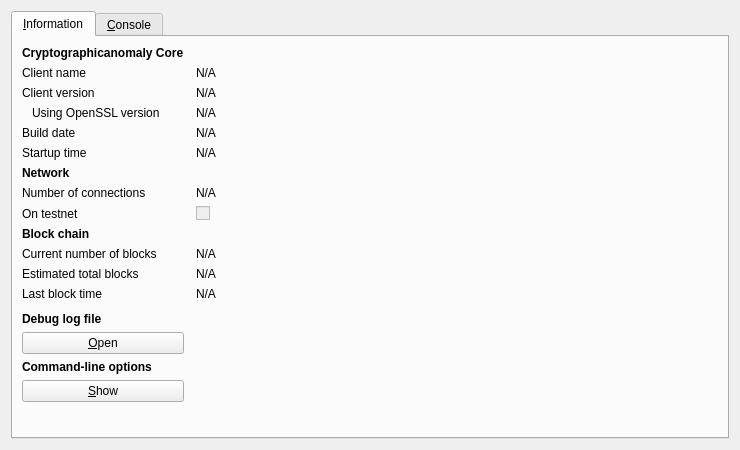
<?xml version="1.0" encoding="UTF-8"?>
<ui version="4.0">
 <class>RPCConsole</class>
 <widget class="QDialog" name="RPCConsole">
  <property name="geometry">
   <rect>
    <x>0</x>
    <y>0</y>
    <width>740</width>
    <height>450</height>
   </rect>
  </property>
  <property name="windowTitle">
   <string>Cryptographicanomaly - Debug window</string>
  </property>
  <layout class="QVBoxLayout" name="verticalLayout_2">
   <item>
    <widget class="QTabWidget" name="tabWidget">
     <property name="currentIndex">
      <number>0</number>
     </property>
     <widget class="QWidget" name="tab_info">
      <attribute name="title">
       <string>&amp;Information</string>
      </attribute>
      <layout class="QGridLayout" name="gridLayout" columnstretch="0,1">
       <property name="horizontalSpacing">
        <number>12</number>
       </property>
       <item row="0" column="0">
        <widget class="QLabel" name="label_9">
         <property name="font">
          <font>
           <weight>75</weight>
           <bold>true</bold>
          </font>
         </property>
         <property name="text">
          <string>Cryptographicanomaly Core</string>
         </property>
        </widget>
       </item>
       <item row="1" column="0">
        <widget class="QLabel" name="label_5">
         <property name="text">
          <string>Client name</string>
         </property>
        </widget>
       </item>
       <item row="1" column="1">
        <widget class="QLabel" name="clientName">
         <property name="cursor">
          <cursorShape>IBeamCursor</cursorShape>
         </property>
         <property name="text">
          <string>N/A</string>
         </property>
         <property name="textFormat">
          <enum>Qt::PlainText</enum>
         </property>
         <property name="textInteractionFlags">
          <set>Qt::LinksAccessibleByMouse|Qt::TextSelectableByKeyboard|Qt::TextSelectableByMouse</set>
         </property>
        </widget>
       </item>
       <item row="2" column="0">
        <widget class="QLabel" name="label_6">
         <property name="text">
          <string>Client version</string>
         </property>
        </widget>
       </item>
       <item row="2" column="1">
        <widget class="QLabel" name="clientVersion">
         <property name="cursor">
          <cursorShape>IBeamCursor</cursorShape>
         </property>
         <property name="text">
          <string>N/A</string>
         </property>
         <property name="textFormat">
          <enum>Qt::PlainText</enum>
         </property>
         <property name="textInteractionFlags">
          <set>Qt::LinksAccessibleByMouse|Qt::TextSelectableByKeyboard|Qt::TextSelectableByMouse</set>
         </property>
        </widget>
       </item>
       <item row="3" column="0">
        <widget class="QLabel" name="label_14">
         <property name="text">
          <string>Using OpenSSL version</string>
         </property>
         <property name="indent">
          <number>10</number>
         </property>
        </widget>
       </item>
       <item row="3" column="1">
        <widget class="QLabel" name="openSSLVersion">
         <property name="cursor">
          <cursorShape>IBeamCursor</cursorShape>
         </property>
         <property name="text">
          <string>N/A</string>
         </property>
         <property name="textFormat">
          <enum>Qt::PlainText</enum>
         </property>
         <property name="textInteractionFlags">
          <set>Qt::LinksAccessibleByMouse|Qt::TextSelectableByKeyboard|Qt::TextSelectableByMouse</set>
         </property>
        </widget>
       </item>
       <item row="4" column="0">
        <widget class="QLabel" name="label_12">
         <property name="text">
          <string>Build date</string>
         </property>
        </widget>
       </item>
       <item row="4" column="1">
        <widget class="QLabel" name="buildDate">
         <property name="cursor">
          <cursorShape>IBeamCursor</cursorShape>
         </property>
         <property name="text">
          <string>N/A</string>
         </property>
         <property name="textFormat">
          <enum>Qt::PlainText</enum>
         </property>
         <property name="textInteractionFlags">
          <set>Qt::LinksAccessibleByMouse|Qt::TextSelectableByKeyboard|Qt::TextSelectableByMouse</set>
         </property>
        </widget>
       </item>
       <item row="5" column="0">
        <widget class="QLabel" name="label_13">
         <property name="text">
          <string>Startup time</string>
         </property>
        </widget>
       </item>
       <item row="5" column="1">
        <widget class="QLabel" name="startupTime">
         <property name="cursor">
          <cursorShape>IBeamCursor</cursorShape>
         </property>
         <property name="text">
          <string>N/A</string>
         </property>
         <property name="textFormat">
          <enum>Qt::PlainText</enum>
         </property>
         <property name="textInteractionFlags">
          <set>Qt::LinksAccessibleByMouse|Qt::TextSelectableByKeyboard|Qt::TextSelectableByMouse</set>
         </property>
        </widget>
       </item>
       <item row="6" column="0">
        <widget class="QLabel" name="label_11">
         <property name="font">
          <font>
           <weight>75</weight>
           <bold>true</bold>
          </font>
         </property>
         <property name="text">
          <string>Network</string>
         </property>
        </widget>
       </item>
       <item row="7" column="0">
        <widget class="QLabel" name="label_7">
         <property name="text">
          <string>Number of connections</string>
         </property>
        </widget>
       </item>
       <item row="7" column="1">
        <widget class="QLabel" name="numberOfConnections">
         <property name="cursor">
          <cursorShape>IBeamCursor</cursorShape>
         </property>
         <property name="text">
          <string>N/A</string>
         </property>
         <property name="textFormat">
          <enum>Qt::PlainText</enum>
         </property>
         <property name="textInteractionFlags">
          <set>Qt::LinksAccessibleByMouse|Qt::TextSelectableByKeyboard|Qt::TextSelectableByMouse</set>
         </property>
        </widget>
       </item>
       <item row="8" column="0">
        <widget class="QLabel" name="label_8">
         <property name="text">
          <string>On testnet</string>
         </property>
        </widget>
       </item>
       <item row="8" column="1">
        <widget class="QCheckBox" name="isTestNet">
         <property name="enabled">
          <bool>false</bool>
         </property>
         <property name="text">
          <string/>
         </property>
        </widget>
       </item>
       <item row="9" column="0">
        <widget class="QLabel" name="label_10">
         <property name="font">
          <font>
           <weight>75</weight>
           <bold>true</bold>
          </font>
         </property>
         <property name="text">
          <string>Block chain</string>
         </property>
        </widget>
       </item>
       <item row="10" column="0">
        <widget class="QLabel" name="label_3">
         <property name="text">
          <string>Current number of blocks</string>
         </property>
        </widget>
       </item>
       <item row="10" column="1">
        <widget class="QLabel" name="numberOfBlocks">
         <property name="cursor">
          <cursorShape>IBeamCursor</cursorShape>
         </property>
         <property name="text">
          <string>N/A</string>
         </property>
         <property name="textFormat">
          <enum>Qt::PlainText</enum>
         </property>
         <property name="textInteractionFlags">
          <set>Qt::LinksAccessibleByMouse|Qt::TextSelectableByKeyboard|Qt::TextSelectableByMouse</set>
         </property>
        </widget>
       </item>
       <item row="11" column="0">
        <widget class="QLabel" name="label_4">
         <property name="text">
          <string>Estimated total blocks</string>
         </property>
        </widget>
       </item>
       <item row="11" column="1">
        <widget class="QLabel" name="totalBlocks">
         <property name="cursor">
          <cursorShape>IBeamCursor</cursorShape>
         </property>
         <property name="text">
          <string>N/A</string>
         </property>
         <property name="textFormat">
          <enum>Qt::PlainText</enum>
         </property>
         <property name="textInteractionFlags">
          <set>Qt::LinksAccessibleByMouse|Qt::TextSelectableByKeyboard|Qt::TextSelectableByMouse</set>
         </property>
        </widget>
       </item>
       <item row="12" column="0">
        <widget class="QLabel" name="label_2">
         <property name="text">
          <string>Last block time</string>
         </property>
        </widget>
       </item>
       <item row="12" column="1">
        <widget class="QLabel" name="lastBlockTime">
         <property name="cursor">
          <cursorShape>IBeamCursor</cursorShape>
         </property>
         <property name="text">
          <string>N/A</string>
         </property>
         <property name="textFormat">
          <enum>Qt::PlainText</enum>
         </property>
         <property name="textInteractionFlags">
          <set>Qt::LinksAccessibleByMouse|Qt::TextSelectableByKeyboard|Qt::TextSelectableByMouse</set>
         </property>
        </widget>
       </item>
       <item row="13" column="0">
        <spacer name="verticalSpacer_2">
         <property name="orientation">
          <enum>Qt::Vertical</enum>
         </property>
         <property name="sizeHint" stdset="0">
          <size>
           <width>20</width>
           <height>20</height>
          </size>
         </property>
        </spacer>
       </item>
       <item row="14" column="0">
        <widget class="QLabel" name="labelDebugLogfile">
         <property name="font">
          <font>
           <weight>75</weight>
           <bold>true</bold>
          </font>
         </property>
         <property name="text">
          <string>Debug log file</string>
         </property>
        </widget>
       </item>
       <item row="15" column="0">
        <widget class="QPushButton" name="openDebugLogfileButton">
         <property name="toolTip">
          <string>Open the Cryptographicanomaly debug log file from the current data directory. This can take a few seconds for large log files.</string>
         </property>
         <property name="text">
          <string>&amp;Open</string>
         </property>
         <property name="autoDefault">
          <bool>false</bool>
         </property>
        </widget>
       </item>
       <item row="16" column="0">
        <widget class="QLabel" name="labelCLOptions">
         <property name="font">
          <font>
           <weight>75</weight>
           <bold>true</bold>
          </font>
         </property>
         <property name="text">
          <string>Command-line options</string>
         </property>
        </widget>
       </item>
       <item row="17" column="0">
        <widget class="QPushButton" name="showCLOptionsButton">
         <property name="toolTip">
          <string>Show the Cryptographicanomaly-Qt help message to get a list with possible Cryptographicanomaly command-line options.</string>
         </property>
         <property name="text">
          <string>&amp;Show</string>
         </property>
         <property name="autoDefault">
          <bool>false</bool>
         </property>
        </widget>
       </item>
       <item row="18" column="0">
        <spacer name="verticalSpacer">
         <property name="orientation">
          <enum>Qt::Vertical</enum>
         </property>
         <property name="sizeHint" stdset="0">
          <size>
           <width>20</width>
           <height>40</height>
          </size>
         </property>
        </spacer>
       </item>
      </layout>
     </widget>
     <widget class="QWidget" name="tab_console">
      <attribute name="title">
       <string>&amp;Console</string>
      </attribute>
      <layout class="QVBoxLayout" name="verticalLayout_3">
       <property name="spacing">
        <number>3</number>
       </property>
       <item>
        <widget class="QTextEdit" name="messagesWidget">
         <property name="minimumSize">
          <size>
           <width>0</width>
           <height>100</height>
          </size>
         </property>
         <property name="readOnly">
          <bool>true</bool>
         </property>
         <property name="tabKeyNavigation" stdset="0">
          <bool>false</bool>
         </property>
         <property name="columnCount" stdset="0">
          <number>2</number>
         </property>
        </widget>
       </item>
       <item>
        <layout class="QHBoxLayout" name="horizontalLayout">
         <property name="spacing">
          <number>3</number>
         </property>
         <item>
          <widget class="QLabel" name="label">
           <property name="text">
            <string notr="true">&gt;</string>
           </property>
          </widget>
         </item>
         <item>
          <widget class="QLineEdit" name="lineEdit"/>
         </item>
         <item>
          <widget class="QPushButton" name="clearButton">
           <property name="maximumSize">
            <size>
             <width>24</width>
             <height>24</height>
            </size>
           </property>
           <property name="toolTip">
            <string>Clear console</string>
           </property>
           <property name="text">
            <string/>
           </property>
           <property name="icon">
            <iconset resource="../cryptographicanomaly.qrc">
             <normaloff>:/icons/remove</normaloff>:/icons/remove</iconset>
           </property>
           <property name="shortcut">
            <string notr="true">Ctrl+L</string>
           </property>
           <property name="autoDefault">
            <bool>false</bool>
           </property>
          </widget>
         </item>
        </layout>
       </item>
      </layout>
     </widget>
    </widget>
   </item>
  </layout>
 </widget>
 <resources>
  <include location="../cryptographicanomaly.qrc"/>
 </resources>
 <connections/>
</ui>
